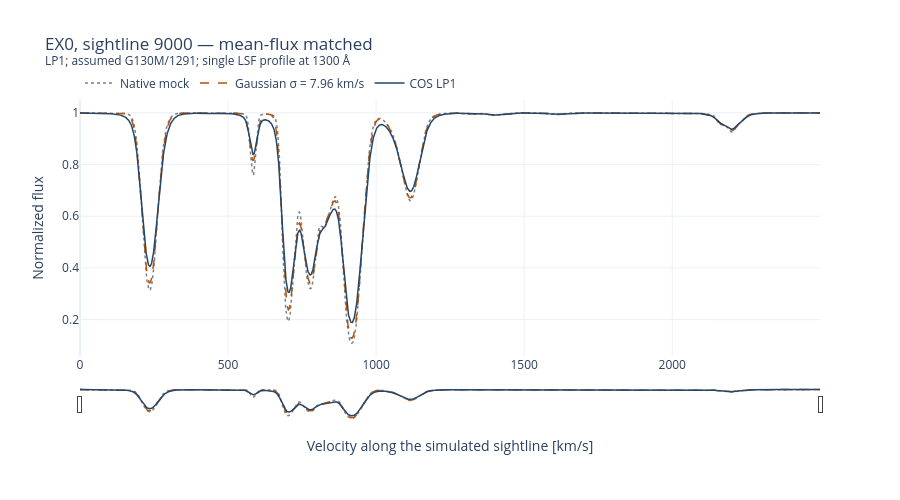

The notebook cell this image was saved under:
### Code cell
MOCK_MODEL = "EX0"
MOCK_LOS = 9000

calibration_path = (
    ROOT / "outputs" / "uvb_mean_flux" / "calibration"
    / "z0_b15_seed42.json"
)

with calibration_path.open() as handle:
    calibration = json.load(handle)

if calibration["redshift"] != 0.0:
    raise ValueError("This example assumes z = 0")

tau_scale = float(calibration["results"][MOCK_MODEL]["tau_scale"])

if not np.isfinite(tau_scale) or tau_scale <= 0.0:
    raise ValueError("Expected a positive, finite optical-depth scale")

mock_path = ROOT / "data" / "raw" / f"{MOCK_MODEL}_spectra.hdf5"

# Read only the selected sightline.
with h5py.File(mock_path, "r") as handle:
    tau_mock = np.asarray(
        handle[calibration["tau_key"]][MOCK_LOS, :],
        dtype=np.float64,
    )

if tau_mock.ndim != 1 or tau_mock.size < 2:
    raise ValueError("Expected one sightline with at least two pixels")

if not np.all(np.isfinite(tau_mock)) or np.any(tau_mock < 0.0):
    raise ValueError("Optical depth must be finite and nonnegative")

flux_native = np.exp(-tau_scale * tau_mock)
dv_mock = 2500.0 / flux_native.size
velocity_mock = np.arange(flux_native.size) * dv_mock

# Prepare the LSF using this sightline's actual pixel spacing.
kernel_mock = instrument.resample_lsf(
    lsf_kernel,
    dv_in=dv_lsf,
    dv_out=dv_mock,
)

flux_cos, _ = instrument.apply_cos_lsf(
    flux_native,
    dv_sim=dv_mock,
    kernel=kernel_mock,
)

flux_gaussian, _ = instrument.apply_cos_gaussian(
    flux_native,
    dv_sim=dv_mock,
    sigma_kms=7.96,
    truncate=8.0,
)

np.testing.assert_allclose(
    [flux_cos.mean(), flux_gaussian.mean()],
    flux_native.mean(),
    rtol=0.0,
    atol=1e-12,
)

mock_fig = go.Figure()

for label, values, color, dash in [
    ("Native mock", flux_native, "#808080", "dot"),
    ("Gaussian σ = 7.96 km/s", flux_gaussian, "#B45309", "dash"),
    ("COS LP1", flux_cos, "#24476B", "solid"),
]:
    mock_fig.add_trace(
        go.Scatter(
            x=velocity_mock,
            y=values,
            mode="lines",
            name=label,
            line=dict(color=color, dash=dash, width=1.5),
            hovertemplate=(
                "Velocity: %{x:.1f} km/s"
                "<br>Flux: %{y:.4f}"
                "<extra>%{fullData.name}</extra>"
            ),
        )
    )

mock_fig.update_layout(
    title=(
        f"{MOCK_MODEL}, sightline {MOCK_LOS} — mean-flux matched"
        f"<br><sup>LP1; assumed G130M/1291; "
        f"single LSF profile at {lsf_wave:.0f} Å</sup>"
    ),
    xaxis_title="Velocity along the simulated sightline [km/s]",
    yaxis_title="Normalized flux",
    template="plotly_white",
    height=500,
    hovermode="x unified",
    legend=dict(orientation="h", y=1.01),
    xaxis=dict(rangeslider=dict(visible=True, thickness=0.1)),
)

mock_fig.show(config={"scrollZoom": True})
print(f"Mean-flux checks passed. Native mean: {flux_native.mean():.6f}")

### Figure 1 — Plotly figure (JSON) as saved in the notebook; plotly's stock layout.template omitted (floating-point values rounded to 4 significant figures; data arrays with more than 128 entries replaced by an {"elided": "..."} marker saying what was removed)
{"data": [{"hovertemplate": "Velocity: %{x:.1f} km/s<br>Flux: %{y:.4f}<extra>%{fullData.name}</extra>", "line": {"color": "#808080", "dash": "dot", "width": 1.5}, "mode": "lines", "name": "Native mock", "type": "scatter", "x": {"elided": "2499 float values"}, "y": {"elided": "2499 float values"}}, {"hovertemplate": "Velocity: %{x:.1f} km/s<br>Flux: %{y:.4f}<extra>%{fullData.name}</extra>", "line": {"color": "#B45309", "dash": "dash", "width": 1.5}, "mode": "lines", "name": "Gaussian σ = 7.96 km/s", "type": "scatter", "x": {"elided": "2499 float values"}, "y": {"elided": "2499 float values"}}, {"hovertemplate": "Velocity: %{x:.1f} km/s<br>Flux: %{y:.4f}<extra>%{fullData.name}</extra>", "line": {"color": "#24476B", "dash": "solid", "width": 1.5}, "mode": "lines", "name": "COS LP1", "type": "scatter", "x": {"elided": "2499 float values"}, "y": {"elided": "2499 float values"}}], "layout": {"height": 500, "hovermode": "x unified", "legend": {"orientation": "h", "y": 1.01}, "title": {"text": "EX0, sightline 9000 — mean-flux matched<br><sup>LP1; assumed G130M/1291; single LSF profile at 1300 Å</sup>"}, "xaxis": {"rangeslider": {"thickness": 0.1, "visible": true}, "title": {"text": "Velocity along the simulated sightline [km/s]"}}, "yaxis": {"title": {"text": "Normalized flux"}}}}
